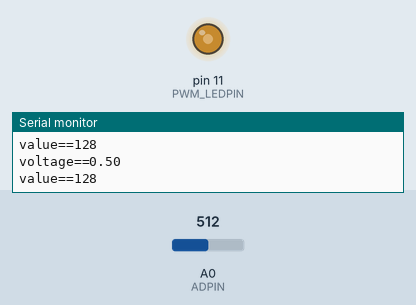
This sketch was run on a simulated Arduino Uno, built with avr-gcc and run on an emulated ATmega328P. On the bench: output pins drawn as LEDs (lit = HIGH), the last lines printed to the serial monitor. Inputs (shaded band) come from the test bench; at power-on: A0 (ADPIN) = 512.

Above: at 1.8 s.
1.9 s: A0 (ADPIN) set to 716
At 3.2 s:
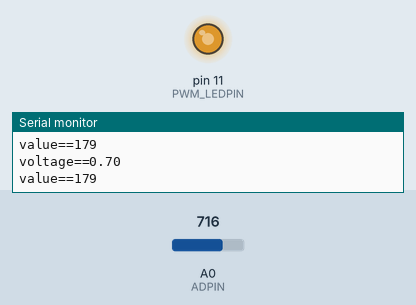
3.5 s: A0 (ADPIN) set to 900
At 4.8 s:
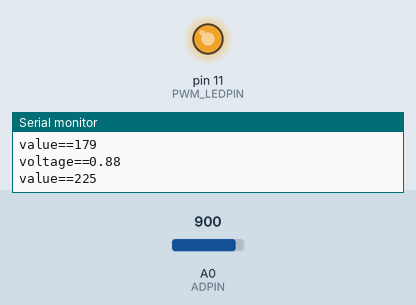
5.5 s: A0 (ADPIN) set to 1023
At 6.4 s:
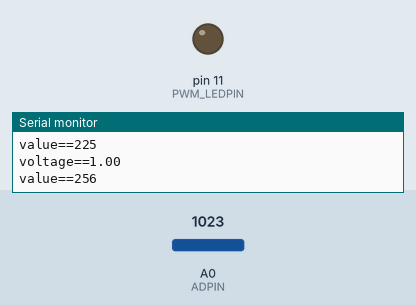
7.5 s: A0 (ADPIN) set to 122
At 9.2 s:
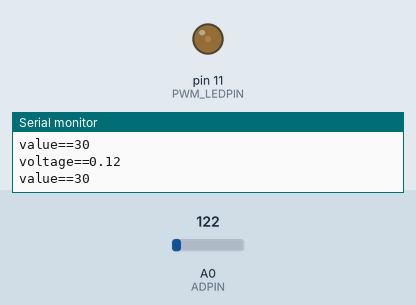
9.5 s: A0 (ADPIN) set to 0
At 10.8 s:
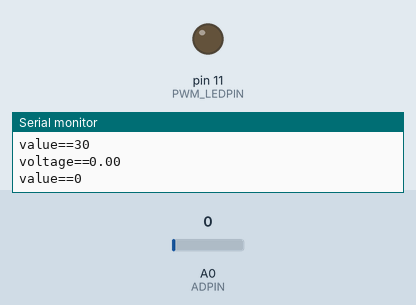
Timing chart, 0 to 12.5 s (numbered marks = the images above; inputs shaded):
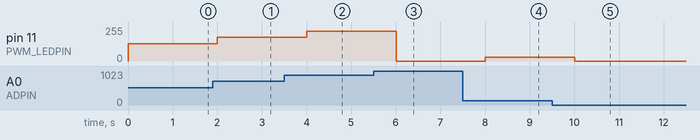

Measured:
- after the input at 1.9 s, pin 11 (PWM_LEDPIN): 128/255 → 179/255 after 0.10 s
- after the input at 3.5 s, pin 11 (PWM_LEDPIN): 179/255 → 225/255 after 0.50 s
- after the input at 5.5 s, pin 11 (PWM_LEDPIN): 225/255 → 0/255 after 0.51 s
- after the input at 7.5 s, pin 11 (PWM_LEDPIN): 0/255 → 30/255 after 0.51 s
- after the input at 9.5 s, pin 11 (PWM_LEDPIN): 30/255 → 0/255 after 0.51 s

The sketch:

pwm.ino
```cpp
// (licence header left out)
int  ADPIN  = A0 ;
int  PWM_LEDPIN = 11 ;
int  value = 0 ;
float voltage = 0.0 ;
void setup()
{
    pinMode(ADPIN,INPUT);    // Define ADPIN input PWM_LEDPIN output
    pinMode(PWM_LEDPIN,OUTPUT);
    Serial.begin(9600);    // The serial baud rate is 115200
}
void loop()
{
    value =  analogRead(ADPIN);       // Read analog pin raw data
    voltage = ( float )value /1023 ;
    Serial.print("voltage==");
    Serial.println(voltage);
    value = (int)(voltage * 256 );   // Convert to voltage to achieve PWM duty cycle
    Serial.print("value==");
    Serial.println(value);
    analogWrite(PWM_LEDPIN,value);
    delay(1000);
}
```
